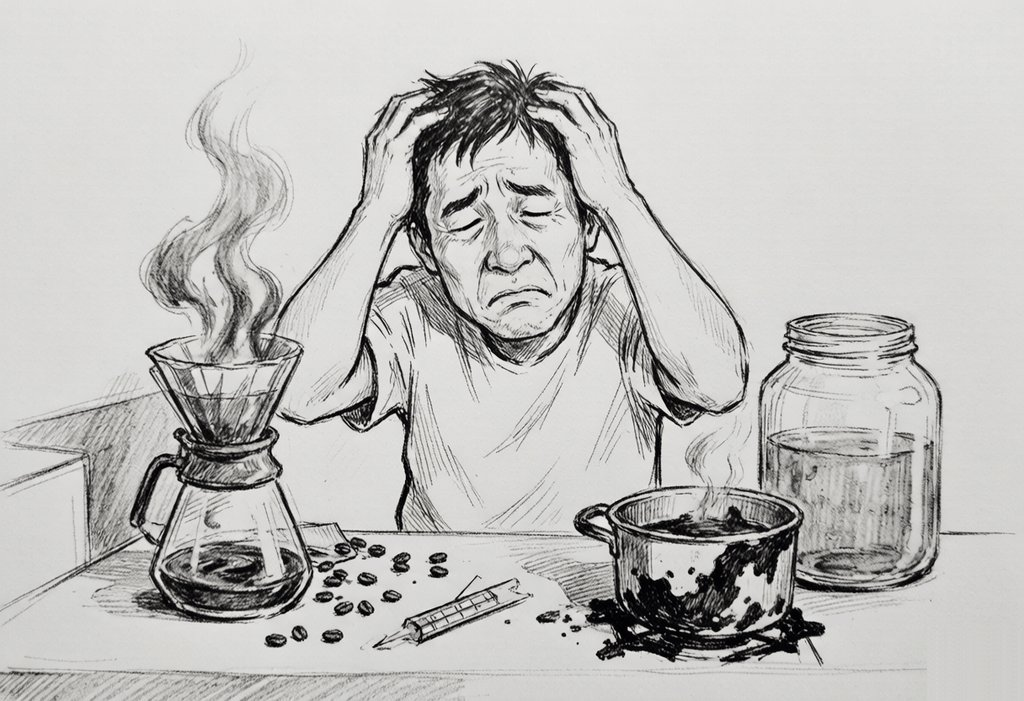
#> input picture notes/images/design-mode/visitor-drinks-01.jpg, 1024 x 701 px
$ python remove_watermark.py ../notes/images/design-mode/visitor-drinks-01.jpg ../notes/images/design-mode/visitor-drinks-02.jpg
#> lines starting #> are read from the running program, lines starting #| are printed output that depends on the picture
#!/usr/bin/env python3
"""Remove bottom-right AI watermark from sketch images and save as JPEG (pure PIL)."""
import sys
from pathlib import Path
from PIL import Image, ImageDraw, ImageFilter, ImageStat


def remove_watermark(input_path: Path, output_path: Path, quality: int = 85) -> None:
#> called with quality = 85
    img = Image.open(input_path).convert("RGB")
#> img is the input picture: PIL image 1024x701 RGB; mean R, G, B 191.9, 191.1, 189
    w, h = img.size
#> w = 1024; h = 701

    # Watermark sits in a small bottom-right patch.
    patch_w, patch_h = 220, 60
    x0, y0 = w - patch_w, h - patch_h
#> x0 = 804; y0 = 641

    # Sample local paper color from the clean strip directly above the watermark.
    strip = img.crop((x0, y0 - 40, w, y0))
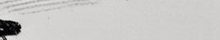
#> strip: PIL image 220x40 RGB; mean R, G, B 201.4, 200.5, 198.5
    stat = ImageStat.Stat(strip)
    paper = tuple(int(c) for c in stat.mean)
#> paper = (201, 200, 198)

    # Create a feathered patch of that paper color.
    patch = Image.new("RGBA", (patch_w, patch_h), (*paper, 255))
    draw = ImageDraw.Draw(patch)
    # Fade top edge into transparency over 20 px.
    for i in range(20):
        alpha = int(255 * (i / 19.0))
        draw.line([(0, i), (patch_w, i)], fill=(*paper, alpha))

    patch = patch.filter(ImageFilter.GaussianBlur(radius=1.2))
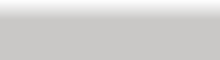
#> patch: PIL image 220x60 RGBA; mean R, G, B, A 201, 200, 198, 212.3; transparent parts drawn white

    base = img.convert("RGBA")
    base.paste(patch, (x0, y0), patch)
    final = base.convert("RGB")
    final.save(output_path, "JPEG", quality=quality, optimize=True)
    print(f"Saved {output_path} ({output_path.stat().st_size / 1024:.1f} KB)")


if __name__ == "__main__":
    if len(sys.argv) < 3:
        print("Usage: remove_watermark.py <input.png> <output.jpg>")
        sys.exit(1)
    remove_watermark(Path(sys.argv[1]), Path(sys.argv[2]))

$ run again, on notes/images/design-mode/visitor-drinks-03.jpg
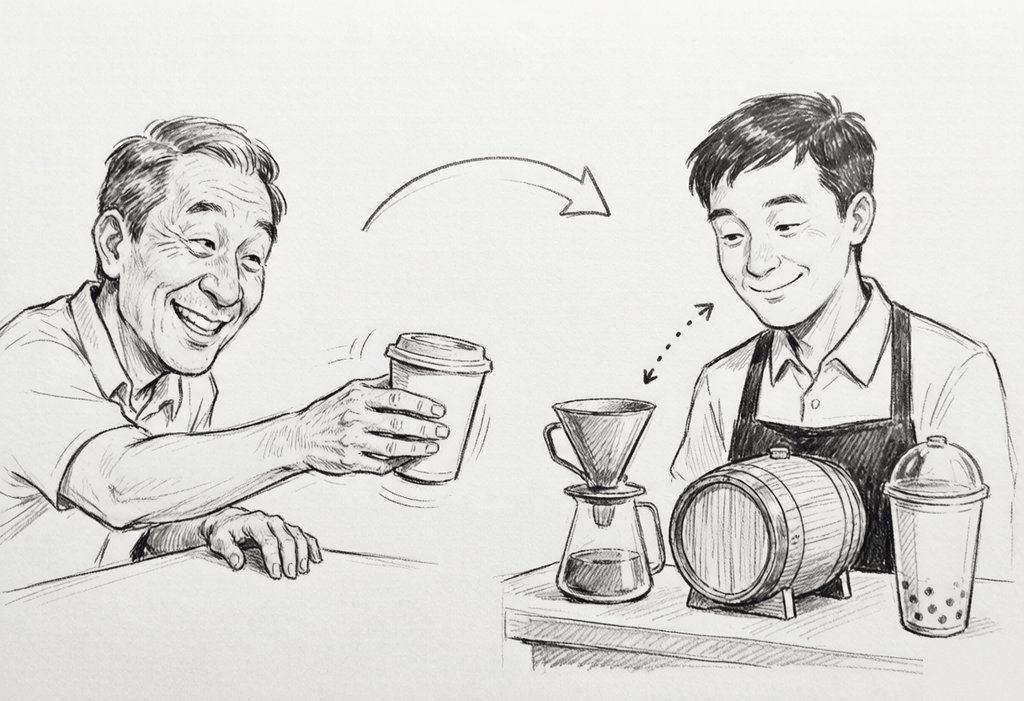
#> input picture notes/images/design-mode/visitor-drinks-03.jpg, 1024 x 701 px
#> in remove_watermark, img is the input picture: PIL image 1024x701 RGB; mean R, G, B 216.8, 216.3, 214.3
#> in remove_watermark, `strip = img.crop((x0, y0 - 40, w, y0))`:
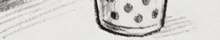
#> strip: PIL image 220x40 RGB; mean R, G, B 211.2, 210.2, 208.2
#> paper = (211, 210, 208)
